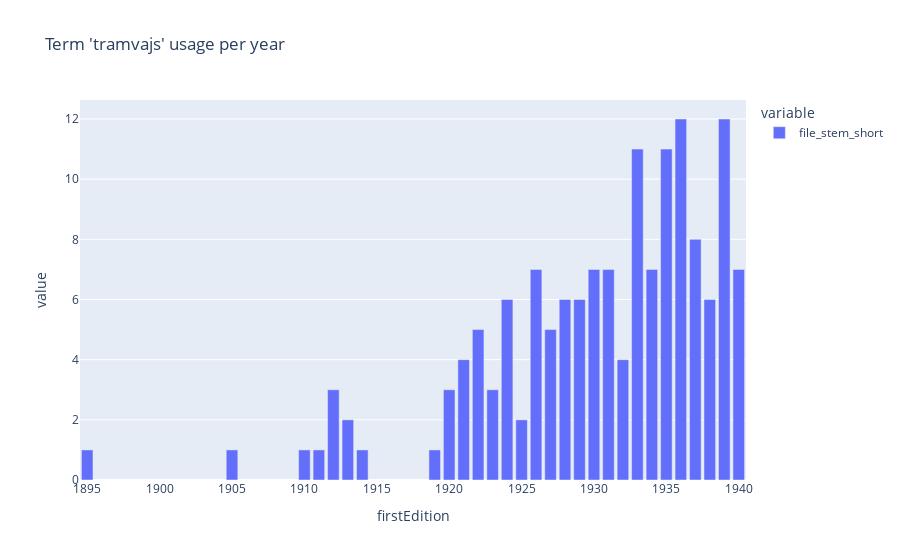

Notebook code for this chart:
### Markdown cell above
## Plot some terms over time

### Code cell
term = "tramvajs"
# lets find all rows where term is in text
term_rows = df[df['lemma'].str.contains(term, case=False)]
# group by year and short file stem then count
# term_rows_grouped = term_rows.groupby(['firstEdition', 'file_stem_short']).size()
# group by year and find unique file_stem_short count
term_rows_grouped = term_rows.groupby('firstEdition')['file_stem_short'].nunique()
# plot
fig = px.bar(term_rows_grouped, title=f"Term '{term}' usage per year")
# save html
if SAVE_HTML:
    fig.write_html(f"../html/{term}_usage_per_year.html")

fig.show()

### Figure 1 — Plotly figure (JSON) as saved in the notebook; plotly's stock layout.template omitted (floating-point values rounded to 4 significant figures)
{"data": [{"alignmentgroup": "True", "hovertemplate": "variable=file_stem_short<br>firstEdition=%{x}<br>value=%{y}<extra></extra>", "legendgroup": "file_stem_short", "marker": {"color": "#636efa", "pattern": {"shape": ""}}, "name": "file_stem_short", "offsetgroup": "file_stem_short", "orientation": "v", "showlegend": true, "textposition": "auto", "type": "bar", "x": [1895, 1905, 1910, 1911, 1912, 1913, 1914, 1919, 1920, 1921, 1922, 1923, 1924, 1925, 1926, 1927, 1928, 1929, 1930, 1931, 1932, 1933, 1934, 1935, 1936, 1937, 1938, 1939, 1940], "xaxis": "x", "y": [1, 1, 1, 1, 3, 2, 1, 1, 3, 4, 5, 3, 6, 2, 7, 5, 6, 6, 7, 7, 4, 11, 7, 11, 12, 8, 6, 12, 7], "yaxis": "y"}], "layout": {"barmode": "relative", "legend": {"title": {"text": "variable"}, "tracegroupgap": 0}, "title": {"text": "Term 'tramvajs' usage per year"}, "xaxis": {"anchor": "y", "domain": [0, 1], "title": {"text": "firstEdition"}}, "yaxis": {"anchor": "x", "domain": [0, 1], "title": {"text": "value"}}}}
